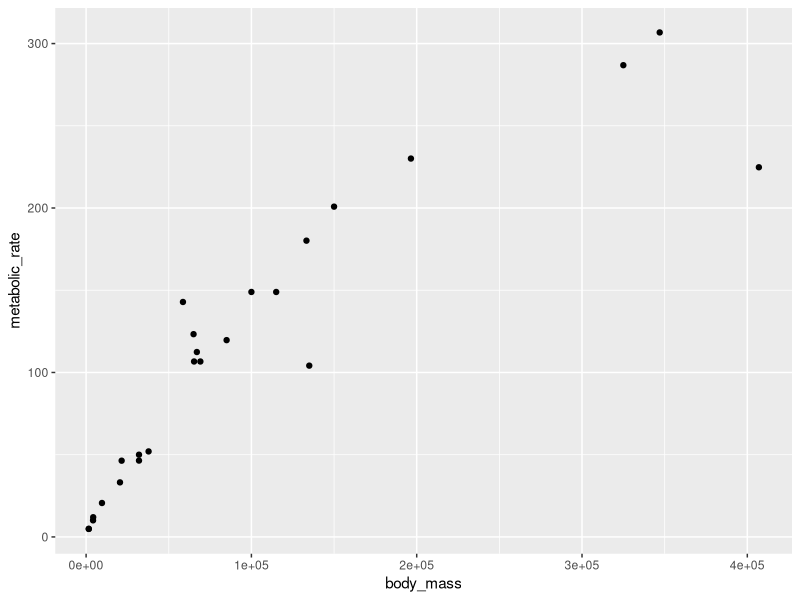
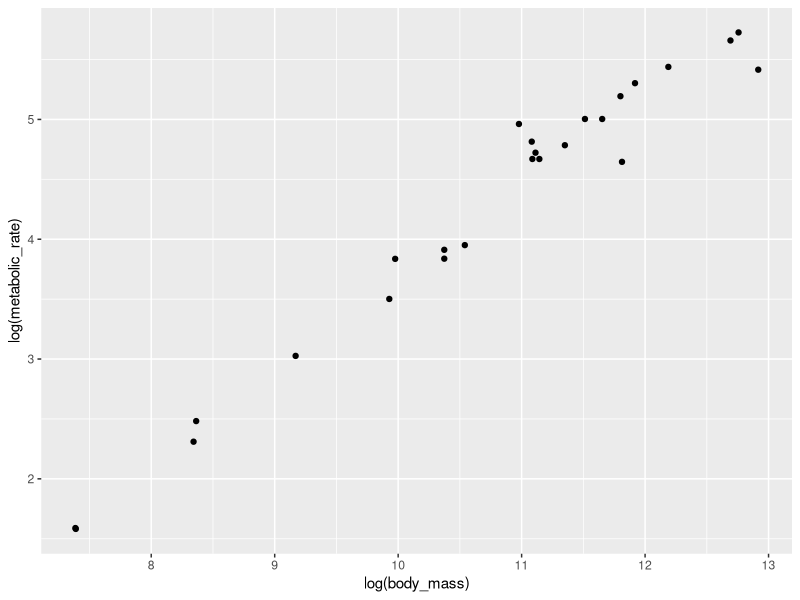
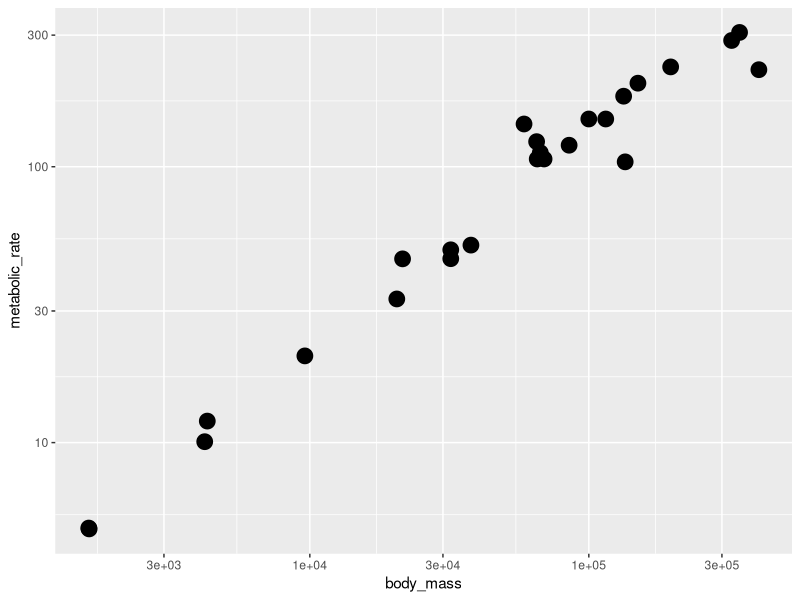

Write R code to recreate these figures, in order.
# Load library
# install.packages("tidyverse")
library(tidyverse)

#set up data frame for plotting
size_mr_data <- data.frame(
  body_mass = c(32000, 37800, 347000, 4200, 196500, 100000, 4290, 
    32000, 65000, 69125, 9600, 133300, 150000, 407000, 115000, 
    67000,325000, 21500, 58588, 65320, 85000, 135000, 20500, 1613,
    1618),
  metabolic_rate = c(49.984, 51.981, 306.770, 10.075, 230.073, 
    148.949, 11.966, 46.414, 123.287, 106.663, 20.619, 180.150, 
    200.830, 224.779, 148.940, 112.430, 286.847, 46.347, 142.863, 
    106.670, 119.660, 104.150, 33.165, 4.900, 4.865))
    
#code goes here
#body mass vs metabolic rate

ggplot(data = size_mr_data, aes(x= body_mass, y = metabolic_rate)) +
  geom_point()
ggplot(data = size_mr_data, aes(x = log(body_mass), y= log(metabolic_rate))) +
  geom_point()
ggplot(data = size_mr_data, aes(x = body_mass, y = metabolic_rate)) +
  scale_x_log10() +
  scale_y_log10() +
  geom_point(size = 5)
